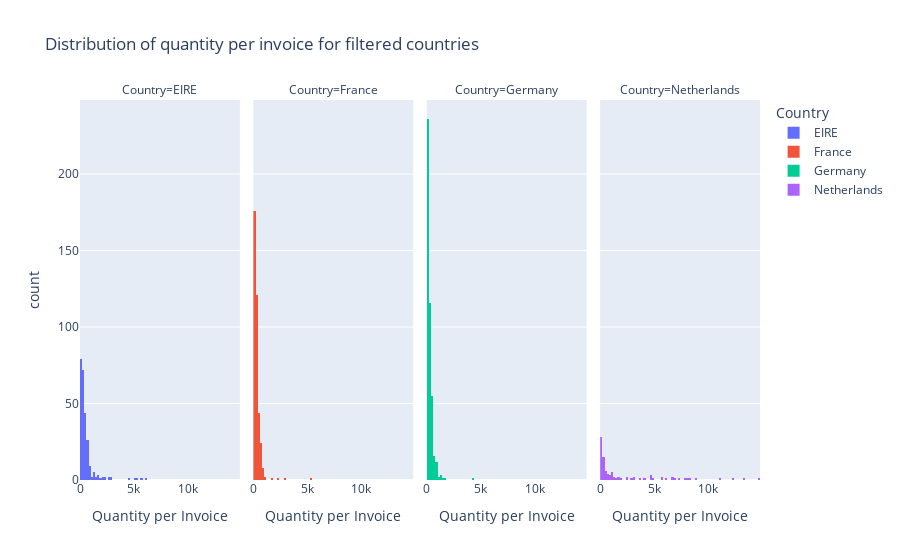

Write notebook code for a chart like this one.
### Code cell
paises = ['EIRE', 'Germany', 'France', 'Netherlands']
paises = retail[retail['Country'].isin(paises)]

invoice_quantity = paises.groupby(['Country', 'InvoiceNo'])['Quantity'].sum().reset_index()


fig = px.histogram(
    invoice_quantity, 
    x='Quantity', 
    color='Country',
    facet_col='Country',
    title='Distribution of quantity per invoice for filtered countries',
    labels={'Quantity': 'Quantity per Invoice'},
)

fig.show()

### Figure 1 — Plotly figure (JSON) as saved in the notebook; plotly's stock layout.template omitted (floating-point values rounded to 4 significant figures; data arrays with more than 128 entries replaced by an {"elided": "..."} marker saying what was removed)
{"data": [{"alignmentgroup": "True", "bingroup": "x", "hovertemplate": "Country=EIRE<br>Quantity per Invoice=%{x}<br>count=%{y}<extra></extra>", "legendgroup": "EIRE", "marker": {"color": "#636efa", "pattern": {"shape": ""}}, "name": "EIRE", "offsetgroup": "EIRE", "orientation": "v", "showlegend": true, "type": "histogram", "x": {"elided": "256 int values"}, "xaxis": "x", "yaxis": "y"}, {"alignmentgroup": "True", "bingroup": "x", "hovertemplate": "Country=France<br>Quantity per Invoice=%{x}<br>count=%{y}<extra></extra>", "legendgroup": "France", "marker": {"color": "#EF553B", "pattern": {"shape": ""}}, "name": "France", "offsetgroup": "France", "orientation": "v", "showlegend": true, "type": "histogram", "x": {"elided": "379 int values"}, "xaxis": "x2", "yaxis": "y2"}, {"alignmentgroup": "True", "bingroup": "x", "hovertemplate": "Country=Germany<br>Quantity per Invoice=%{x}<br>count=%{y}<extra></extra>", "legendgroup": "Germany", "marker": {"color": "#00cc96", "pattern": {"shape": ""}}, "name": "Germany", "offsetgroup": "Germany", "orientation": "v", "showlegend": true, "type": "histogram", "x": {"elided": "443 int values"}, "xaxis": "x3", "yaxis": "y3"}, {"alignmentgroup": "True", "bingroup": "x", "hovertemplate": "Country=Netherlands<br>Quantity per Invoice=%{x}<br>count=%{y}<extra></extra>", "legendgroup": "Netherlands", "marker": {"color": "#ab63fa", "pattern": {"shape": ""}}, "name": "Netherlands", "offsetgroup": "Netherlands", "orientation": "v", "showlegend": true, "type": "histogram", "x": [96, 45, 6668, 8210, 6072, 288, 5730, 116, 111, 1116, 8174, 4034, 2940, 275, 151, 169, 722, 103, 1070, 11116, 1208, 636, 700, 426, 200, 72, 924, 12266, 72, 408, 126, 960, 4664, 64, 164, 1038, 1836, 328, 312, 84, 4718, 61, 350, 8998, 424, 1588, 9, 7807, 375, 14730, 992, 288, 4628, 480, 1012, 1, 144, 4951, 6932, 3717, 545, 3, 332, 15, 211, 269, 13392, 3020, 1728, 1780, 660, 29, 3069, 2400, 300, 2454, 216, 62, 6712, 1040, 32, 146, 32, 152, 372, 136, 5760, 200, 1284, 50, 7366, 452, 140], "xaxis": "x4", "yaxis": "y4"}], "layout": {"annotations": [{"font": {}, "showarrow": false, "text": "Country=EIRE", "x": 0.1175, "xanchor": "center", "xref": "paper", "y": 1, "yanchor": "bottom", "yref": "paper"}, {"font": {}, "showarrow": false, "text": "Country=France", "x": 0.3725, "xanchor": "center", "xref": "paper", "y": 1, "yanchor": "bottom", "yref": "paper"}, {"font": {}, "showarrow": false, "text": "Country=Germany", "x": 0.6275, "xanchor": "center", "xref": "paper", "y": 1, "yanchor": "bottom", "yref": "paper"}, {"font": {}, "showarrow": false, "text": "Country=Netherlands", "x": 0.8825, "xanchor": "center", "xref": "paper", "y": 1, "yanchor": "bottom", "yref": "paper"}], "barmode": "relative", "legend": {"title": {"text": "Country"}, "tracegroupgap": 0}, "title": {"text": "Distribution of quantity per invoice for filtered countries"}, "xaxis": {"anchor": "y", "domain": [0, 0.235], "title": {"text": "Quantity per Invoice"}}, "xaxis2": {"anchor": "y2", "domain": [0.255, 0.49], "matches": "x", "title": {"text": "Quantity per Invoice"}}, "xaxis3": {"anchor": "y3", "domain": [0.51, 0.745], "matches": "x", "title": {"text": "Quantity per Invoice"}}, "xaxis4": {"anchor": "y4", "domain": [0.765, 1.0], "matches": "x", "title": {"text": "Quantity per Invoice"}}, "yaxis": {"anchor": "x", "domain": [0, 1], "title": {"text": "count"}}, "yaxis2": {"anchor": "x2", "domain": [0, 1], "matches": "y", "showticklabels": false}, "yaxis3": {"anchor": "x3", "domain": [0, 1], "matches": "y", "showticklabels": false}, "yaxis4": {"anchor": "x4", "domain": [0, 1], "matches": "y", "showticklabels": false}}}
